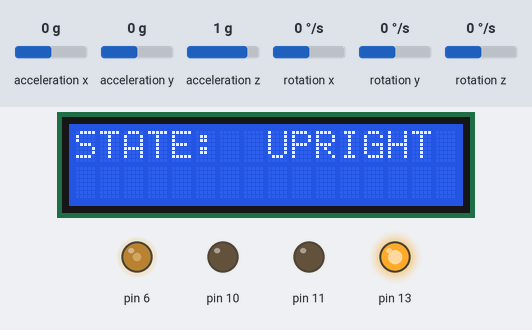
A program run on a simulated Arduino Uno, built with avr-gcc and run on an emulated ATmega328P. Shown: 16×2 character LCD, output pins drawn as LEDs (lit = HIGH). Inputs (shaded band) come from the test bench; at power-on: rotation z 0 °/s, acceleration x 0 g, acceleration y 0 g, acceleration z 1 g, rotation x 0 °/s, rotation y 0 °/s.

Above: at 3.2 s.
3.3 s: rotation z set to -50 °/s
4.8 s: rotation z set to -60 °/s
At 5.9 s:
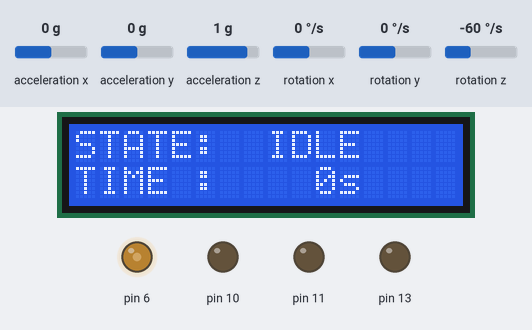
6.3 s: rotation z set to 45 °/s
9.3 s: rotation z set to 55 °/s
At 10.3 s:
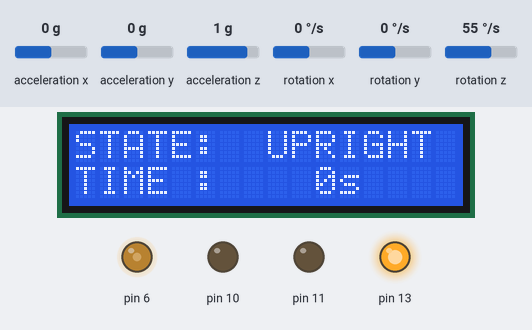
At 10.77 s:
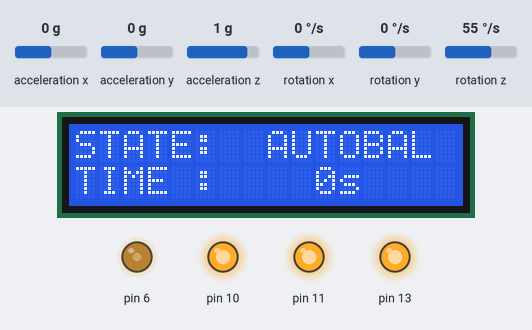
Timing chart, 0 to 12.5 s (numbered marks = the images above; inputs shaded):
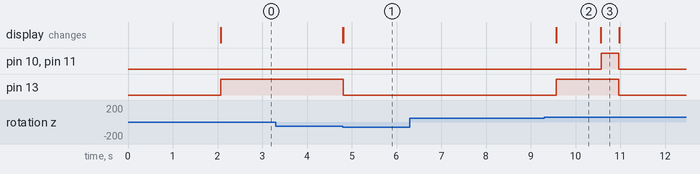

The program:

main.cpp
```cpp
#include <Arduino.h>
#include <LEDHandler.h>
#include <LCDHandler.h>
#include <GY521Handler.h>
#include <MotorHandler.h>

//State Machine Variables
enum class pendulumState : uint8_t {IDLE, UPRIGHT, AUTOBAL};
static pendulumState currentState = pendulumState::IDLE;
static uint8_t userHolding = false;
static uint8_t failed = false;
static uint32_t uprightStartTime = 0;

//PID Variables
const float kP = 70.0f;
const float kD = 1400.0f;
const float kI = 0.08f;

//Error Tracking
float angleTarget = 0.0f;
float error = 0.0f;
float errorOld;
float errorChange;
float errorSlope = 0.0f;
float errorArea = 0.0f;
float errorFeedback;

//Timing
uint32_t milliOld;
uint32_t milliNew;
uint32_t dt;

//motor speed
int speed;
char lcdMessage[16];

void setup(){
  Serial.begin(115200);
  MotorDriver_Init();
  LED_Init();
  LCD_Init();
  LCD_StateUpdate("INIT   ");
  if (GY521_Init() == 0) {
    LCD_Print(0,0,"GYRO INI FAIL");
    while(1){}

  }
  LCD_StateUpdate("IDLE   ");
}

void loop(){
  static float xAngle = 0.0f;
  static float lastAngle = 0.0f;

  GY521_Update();
  xAngle = GY521_GetAngleZ();
  // //Offset
  // xAngle = xAngle+91.8;

  // //Motor testing code
  // dtostrf(xAngle, 6, 2, lcdMessage);
  // LCD_Print(0, 1, "Angle : ");
  // LCD_Print(8, 1, lcdMessage);
  // speed = (int)constrain(xAngle*25.0, -255,255);
  // dtostrf(speed, 6, 0, lcdMessage);
  // LCD_Print(0, 0, "Speed : ");
  // LCD_Print(8, 0, lcdMessage);
  // // MotorA_Write(speed);
  // // MotorB_Write(speed);

  //StateMachine
  switch (currentState){
  case pendulumState::IDLE:
    if(abs(xAngle) <= 15.f && !userHolding && !failed){
      currentState = pendulumState::UPRIGHT;
      uprightStartTime = millis();
      LED_Onn();
      LCD_StateUpdate("UPRIGHT");
    } else if (abs(xAngle) > 60.f)
    {
      userHolding = false;
      failed = false;
    }
    break;

  case pendulumState::UPRIGHT:
    if(abs(xAngle - lastAngle) <= .1f){
      userHolding = true;
      if((millis() - uprightStartTime)>=5000){
        currentState = pendulumState::IDLE;
        LED_Off();
        LCD_StateUpdate("IDLE   ");
      }
    }
    else if ((millis() - uprightStartTime)>1000){
      currentState = pendulumState::AUTOBAL;
      LCD_StateUpdate("AUTOBAL");
      milliNew = millis();
      error = 0.0f;
      errorSlope = 0.0f;
      errorArea = 0.0f;
    }
    break;

  case pendulumState::AUTOBAL:
    if(abs(xAngle)>60.f){
      failed = true;
      MotorA_Write(0);
      MotorB_Write(0);
      LED_Off();
      LCD_StateDuration();
      currentState = pendulumState::IDLE;
      LCD_StateUpdate("IDLE   ");
    }
    else{
      milliOld = milliNew;
      milliNew = millis();
      dt = milliNew - milliOld;
      errorOld = error;
      error = angleTarget - xAngle;
      errorChange = error - errorOld;
      errorSlope = errorChange/dt;
      errorArea += error*dt;
      errorFeedback = kP*error + kD*errorSlope + kI*errorArea;

      speed = (int)constrain(errorFeedback*50, -255,255);
      MotorA_Write(-speed);
      MotorB_Write(-speed);
      // Serial.print("currentAngle:");
      // Serial.print(xAngle);
      // Serial.print(",");
      // Serial.print("Speed:");
      // Serial.println(speed);
    }
    break;
  }
  lastAngle = xAngle;
}
```

Measured:
- the behaviour switches between -54 and -55 °/s on rotation z (found by bisection; images 0 and 1)
- the behaviour switches between 49 and 50 °/s on rotation z (found by bisection; images 1 and 2)
- after the input at 3.3 s, every drawn part: stays the same
- after the input at 4.8 s, pin 13: HIGH → LOW at once; the display: first changes at once (image 1 shows a later state)
- after the input at 6.3 s, every drawn part: stays the same
- after the input at 9.3 s, pin 10, pin 11: LOW → HIGH after 1.3 s, → LOW 0.40 s later; pin 13: LOW → HIGH after 0.26 s instead of 0.32 s
- what the display in image 2 shows lasts 1.0 s, from 9.6 s to 10.6 s
- what the display in image 3 shows lasts 0.4 s, from 10.6 s to 11.0 s
